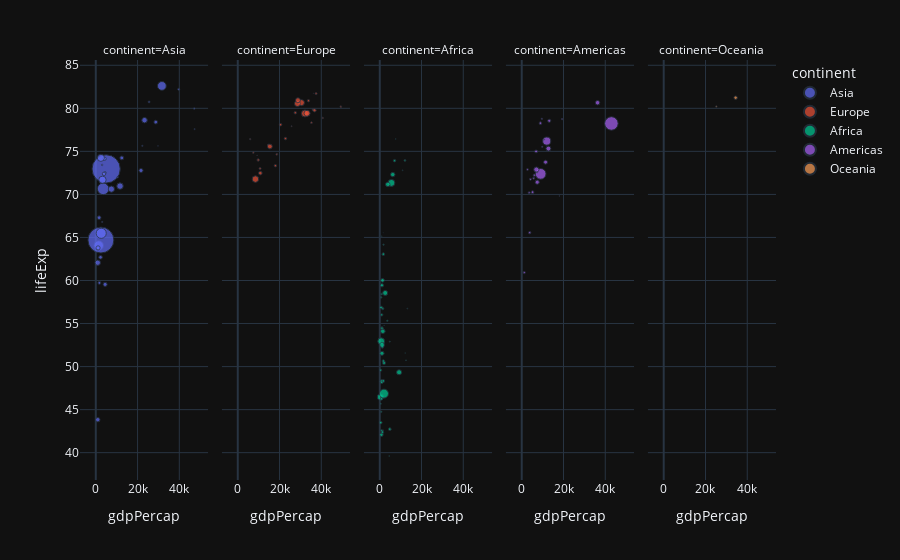

Source (notebook cell):
### Markdown cell above
### Create a different chart for each continent

> You may use the `facet_col` parameter

### Code cell
px.scatter(data_frame=df_countries, x='gdpPercap', y='lifeExp', color='continent',
           size='pop', hover_name='country', facet_col='continent')

### Figure 1 — Plotly figure (JSON) as saved in the notebook; plotly's stock layout.template omitted (floating-point values rounded to 4 significant figures)
{"data": [{"hovertemplate": "<b>%{hovertext}</b><br><br>continent=Asia<br>gdpPercap=%{x}<br>lifeExp=%{y}<br>pop=%{marker.size}<extra></extra>", "hovertext": ["Afghanistan", "Bahrain", "Bangladesh", "Cambodia", "China", "Hong Kong, China", "India", "Indonesia", "Iran", "Iraq", "Israel", "Japan", "Jordan", "Korea, Dem. Rep.", "Korea, Rep.", "Kuwait", "Lebanon", "Malaysia", "Mongolia", "Myanmar", "Nepal", "Oman", "Pakistan", "Philippines", "Saudi Arabia", "Singapore", "Sri Lanka", "Syria", "Taiwan", "Thailand", "Vietnam", "West Bank and Gaza", "Yemen, Rep."], "legendgroup": "Asia", "marker": {"color": "#636efa", "size": [31889923, 708573, 150448339, 14131858, 1318683096, 6980412, 1110396331, 223547000, 69453570, 27499638, 6426679, 127467972, 6053193, 23301725, 49044790, 2505559, 3921278, 24821286, 2874127, 47761980, 28901790, 3204897, 169270617, 91077287, 27601038, 4553009, 20378239, 19314747, 23174294, 65068149, 85262356, 4018332, 22211743], "sizemode": "area", "sizeref": 3297000.0, "symbol": "circle"}, "mode": "markers", "name": "Asia", "orientation": "v", "showlegend": true, "type": "scatter", "x": [974.6, 29800.0, 1391.0, 1714.0, 4959.0, 39720.0, 2452.0, 3541.0, 11610.0, 4471.0, 25520.0, 31660.0, 4519.0, 1593.0, 23350.0, 47310.0, 10460.0, 12450.0, 3096.0, 944, 1091.0, 22320.0, 2606.0, 3190.0, 21650.0, 47140.0, 3970.0, 4185.0, 28720.0, 7458.0, 2442.0, 3025.0, 2281.0], "xaxis": "x", "y": [43.83, 75.64, 64.06, 59.72, 72.96, 82.21, 64.7, 70.65, 70.96, 59.55, 80.75, 82.6, 72.53, 67.3, 78.62, 77.59, 71.99, 74.24, 66.8, 62.07, 63.78, 75.64, 65.48, 71.69, 72.78, 79.97, 72.4, 74.14, 78.4, 70.62, 74.25, 73.42, 62.7], "yaxis": "y"}, {"hovertemplate": "<b>%{hovertext}</b><br><br>continent=Europe<br>gdpPercap=%{x}<br>lifeExp=%{y}<br>pop=%{marker.size}<extra></extra>", "hovertext": ["Albania", "Austria", "Belgium", "Bosnia and Herzegovina", "Bulgaria", "Croatia", "Czech Republic", "Denmark", "Finland", "France", "Germany", "Greece", "Hungary", "Iceland", "Ireland", "Italy", "Montenegro", "Netherlands", "Norway", "Poland", "Portugal", "Romania", "Serbia", "Slovak Republic", "Slovenia", "Spain", "Sweden", "Switzerland", "Turkey", "United Kingdom"], "legendgroup": "Europe", "marker": {"color": "#EF553B", "size": [3600523, 8199783, 10392226, 4552198, 7322858, 4493312, 10228744, 5468120, 5238460, 61083916, 82400996, 10706290, 9956108, 301931, 4109086, 58147733, 684736, 16570613, 4627926, 38518241, 10642836, 22276056, 10150265, 5447502, 2009245, 40448191, 9031088, 7554661, 71158647, 60776238], "sizemode": "area", "sizeref": 3297000.0, "symbol": "circle"}, "mode": "markers", "name": "Europe", "orientation": "v", "showlegend": true, "type": "scatter", "x": [5937.0, 36130.0, 33690.0, 7446.0, 10680.0, 14620.0, 22830.0, 35280.0, 33210.0, 30470.0, 32170.0, 27540.0, 18010.0, 36180.0, 40680.0, 28570.0, 9254.0, 36800.0, 49360.0, 15390.0, 20510.0, 10810.0, 9787.0, 18680.0, 25770.0, 28820.0, 33860.0, 37510.0, 8458.0, 33200.0], "xaxis": "x2", "y": [76.42, 79.83, 79.44, 74.85, 73.0, 75.75, 76.49, 78.33, 79.31, 80.66, 79.41, 79.48, 73.34, 81.76, 78.89, 80.55, 74.54, 79.76, 80.2, 75.56, 78.1, 72.48, 74.0, 74.66, 77.93, 80.94, 80.88, 81.7, 71.78, 79.42], "yaxis": "y2"}, {"hovertemplate": "<b>%{hovertext}</b><br><br>continent=Africa<br>gdpPercap=%{x}<br>lifeExp=%{y}<br>pop=%{marker.size}<extra></extra>", "hovertext": ["Algeria", "Angola", "Benin", "Botswana", "Burkina Faso", "Burundi", "Cameroon", "Central African Republic", "Chad", "Comoros", "Congo, Dem. Rep.", "Congo, Rep.", "Cote d'Ivoire", "Djibouti", "Egypt", "Equatorial Guinea", "Eritrea", "Ethiopia", "Gabon", "Gambia", "Ghana", "Guinea", "Guinea-Bissau", "Kenya", "Lesotho", "Liberia", "Libya", "Madagascar", "Malawi", "Mali", "Mauritania", "Mauritius", "Morocco", "Mozambique", "Namibia", "Niger", "Nigeria", "Reunion", "Rwanda", "Sao Tome and Principe", "Senegal", "Sierra Leone", "Somalia", "South Africa", "Sudan", "Swaziland", "Tanzania", "Togo", "Tunisia", "Uganda", "Zambia", "Zimbabwe"], "legendgroup": "Africa", "marker": {"color": "#00cc96", "size": [33333216, 12420476, 8078314, 1639131, 14326203, 8390505, 17696293, 4369038, 10238807, 710960, 64606759, 3800610, 18013409, 496374, 80264543, 551201, 4906585, 76511887, 1454867, 1688359, 22873338, 9947814, 1472041, 35610177, 2012649, 3193942, 6036914, 19167654, 13327079, 12031795, 3270065, 1250882, 33757175, 19951656, 2055080, 12894865, 135031164, 798094, 8860588, 199579, 12267493, 6144562, 9118773, 43997828, 42292929, 1133066, 38139640, 5701579, 10276158, 29170398, 11746035, 12311143], "sizemode": "area", "sizeref": 3297000.0, "symbol": "circle"}, "mode": "markers", "name": "Africa", "orientation": "v", "showlegend": true, "type": "scatter", "x": [6223.0, 4797.0, 1441.0, 12570.0, 1217.0, 430.1, 2042.0, 706.0, 1704.0, 986.1, 277.6, 3633.0, 1545.0, 2082.0, 5581.0, 12150.0, 641.4, 690.8, 13210.0, 752.7, 1328.0, 942.7, 579.2, 1463.0, 1569.0, 414.5, 12060.0, 1045.0, 759.3, 1043.0, 1803.0, 10960.0, 3820.0, 823.7, 4811.0, 619.7, 2014.0, 7670.0, 863.1, 1598.0, 1712.0, 862.5, 926.1, 9270.0, 2602.0, 4513.0, 1107.0, 883.0, 7093.0, 1056.0, 1271.0, 469.7], "xaxis": "x3", "y": [72.3, 42.73, 56.73, 50.73, 52.3, 49.58, 50.43, 44.74, 50.65, 65.15, 46.46, 55.32, 48.33, 54.79, 71.34, 51.58, 58.04, 52.95, 56.73, 59.45, 60.02, 56.01, 46.39, 54.11, 42.59, 45.68, 73.95, 59.44, 48.3, 54.47, 64.16, 72.8, 71.16, 42.08, 52.91, 56.87, 46.86, 76.44, 46.24, 65.53, 63.06, 42.57, 48.16, 49.34, 58.56, 39.61, 52.52, 58.42, 73.92, 51.54, 42.38, 43.49], "yaxis": "y3"}, {"hovertemplate": "<b>%{hovertext}</b><br><br>continent=Americas<br>gdpPercap=%{x}<br>lifeExp=%{y}<br>pop=%{marker.size}<extra></extra>", "hovertext": ["Argentina", "Bolivia", "Brazil", "Canada", "Chile", "Colombia", "Costa Rica", "Cuba", "Dominican Republic", "Ecuador", "El Salvador", "Guatemala", "Haiti", "Honduras", "Jamaica", "Mexico", "Nicaragua", "Panama", "Paraguay", "Peru", "Puerto Rico", "Trinidad and Tobago", "United States", "Uruguay", "Venezuela"], "legendgroup": "Americas", "marker": {"color": "#ab63fa", "size": [40301927, 9119152, 190010647, 33390141, 16284741, 44227550, 4133884, 11416987, 9319622, 13755680, 6939688, 12572928, 8502814, 7483763, 2780132, 108700891, 5675356, 3242173, 6667147, 28674757, 3942491, 1056608, 301139947, 3447496, 26084662], "sizemode": "area", "sizeref": 3297000.0, "symbol": "circle"}, "mode": "markers", "name": "Americas", "orientation": "v", "showlegend": true, "type": "scatter", "x": [12780.0, 3822.0, 9066.0, 36320.0, 13170.0, 7007.0, 9645.0, 8948.0, 6025.0, 6873.0, 5728.0, 5186.0, 1202.0, 3548.0, 7321.0, 11980.0, 2749.0, 9809.0, 4173.0, 7409.0, 19330.0, 18010.0, 42950.0, 10610.0, 11420.0], "xaxis": "x4", "y": [75.32, 65.55, 72.39, 80.65, 78.55, 72.89, 78.78, 78.27, 72.23, 74.99, 71.88, 70.26, 60.92, 70.2, 72.57, 76.19, 72.9, 75.54, 71.75, 71.42, 78.75, 69.82, 78.24, 76.38, 73.75], "yaxis": "y4"}, {"hovertemplate": "<b>%{hovertext}</b><br><br>continent=Oceania<br>gdpPercap=%{x}<br>lifeExp=%{y}<br>pop=%{marker.size}<extra></extra>", "hovertext": ["Australia", "New Zealand"], "legendgroup": "Oceania", "marker": {"color": "#FFA15A", "size": [20434176, 4115771], "sizemode": "area", "sizeref": 3297000.0, "symbol": "circle"}, "mode": "markers", "name": "Oceania", "orientation": "v", "showlegend": true, "type": "scatter", "x": [34440.0, 25190.0], "xaxis": "x5", "y": [81.23, 80.2], "yaxis": "y5"}], "layout": {"annotations": [{"font": {}, "showarrow": false, "text": "continent=Asia", "x": 0.092, "xanchor": "center", "xref": "paper", "y": 1, "yanchor": "bottom", "yref": "paper"}, {"font": {}, "showarrow": false, "text": "continent=Europe", "x": 0.296, "xanchor": "center", "xref": "paper", "y": 1, "yanchor": "bottom", "yref": "paper"}, {"font": {}, "showarrow": false, "text": "continent=Africa", "x": 0.5, "xanchor": "center", "xref": "paper", "y": 1, "yanchor": "bottom", "yref": "paper"}, {"font": {}, "showarrow": false, "text": "continent=Americas", "x": 0.704, "xanchor": "center", "xref": "paper", "y": 1, "yanchor": "bottom", "yref": "paper"}, {"font": {}, "showarrow": false, "text": "continent=Oceania", "x": 0.908, "xanchor": "center", "xref": "paper", "y": 1, "yanchor": "bottom", "yref": "paper"}], "legend": {"itemsizing": "constant", "title": {"text": "continent"}, "tracegroupgap": 0}, "margin": {"t": 60}, "xaxis": {"anchor": "y", "domain": [0, 0.184], "title": {"text": "gdpPercap"}}, "xaxis2": {"anchor": "y2", "domain": [0.204, 0.388], "matches": "x", "title": {"text": "gdpPercap"}}, "xaxis3": {"anchor": "y3", "domain": [0.408, 0.592], "matches": "x", "title": {"text": "gdpPercap"}}, "xaxis4": {"anchor": "y4", "domain": [0.612, 0.796], "matches": "x", "title": {"text": "gdpPercap"}}, "xaxis5": {"anchor": "y5", "domain": [0.816, 1], "matches": "x", "title": {"text": "gdpPercap"}}, "yaxis": {"anchor": "x", "domain": [0, 1], "title": {"text": "lifeExp"}}, "yaxis2": {"anchor": "x2", "domain": [0, 1], "matches": "y", "showticklabels": false}, "yaxis3": {"anchor": "x3", "domain": [0, 1], "matches": "y", "showticklabels": false}, "yaxis4": {"anchor": "x4", "domain": [0, 1], "matches": "y", "showticklabels": false}, "yaxis5": {"anchor": "x5", "domain": [0, 1], "matches": "y", "showticklabels": false}}}
